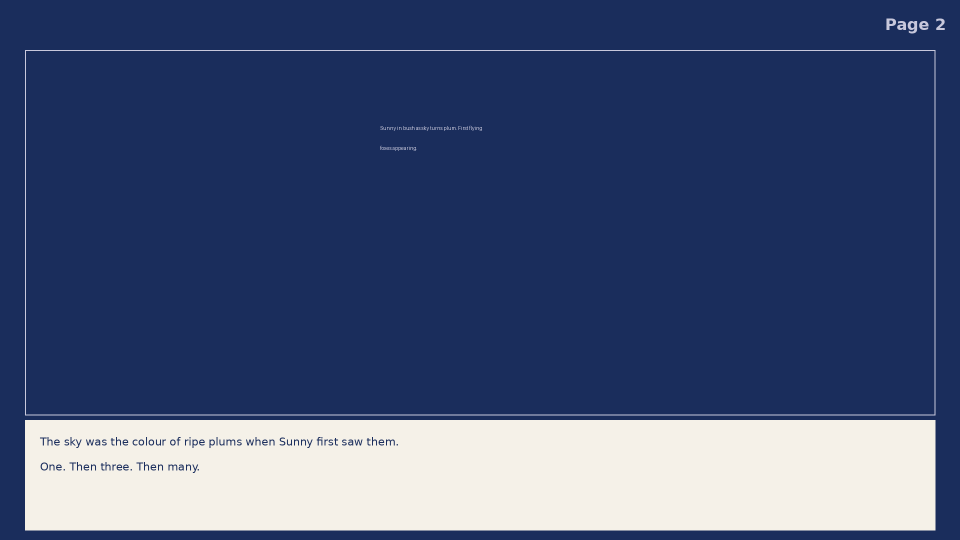
#> input picture BOOK-1-PAGE-02-MOCKUP.png, 1920 x 1080 px (shown at 1/2 size)
$ python -i generate-book1-redesign.py   (imports and definitions only)
#> lines starting #> are read from the running program, lines starting #| are printed output that depends on the picture
#!/usr/bin/env python3
"""
Book 1 — "Sunny and the Flying Fox" — redesigned watercolour edition.

Rebuilds all book pages using the episode pipeline's character-consistency
machinery: the canonical seed-locked Sonny reference (kids-channel/character/
sonny-ref.jpg) painted into every page via FLUX Kontext, so the character is
identical across the whole book instead of drifting page to page.

Outputs (repo-relative, safe on GitHub runners):
  book1/redesign/pages/BOOK-1-PAGE-NN-REDESIGN.png   1920x1080 composed pages
  book1/redesign/sunny-and-the-flying-fox.pdf        full assembled book

Requires REPLICATE_API_TOKEN. Fails loudly if any illustration cannot be
generated — a sellable book must never fall back to procedural placeholder art.
"""

import sys
from pathlib import Path

REPO_ROOT = Path(__file__).parent
sys.path.insert(0, str(REPO_ROOT / "kids-channel"))
import pipeline  # noqa: E402  (reuse character ref + Kontext + FLUX helpers)

from PIL import Image, ImageDraw, ImageFont  # noqa: E402

OUT_DIR = REPO_ROOT / "book1" / "redesign"
PAGES_DIR = OUT_DIR / "pages"
WORK_DIR = OUT_DIR / "work"
PAGE_W, PAGE_H = 1920, 1080

BOOK_TITLE = "Sunny and the Flying Fox"
BOOK_SUBTITLE = "Sonny's Cozy Quokka Bedtime Tales — Book 1"

# include_character: pages that feature Sunny go through FLUX Kontext with the
# canonical reference; fox-only close-ups render without her (seed-locked).
PAGES = [
    dict(number=2, include_character=True,
         text=["The sky was the colour of ripe plums when Sunny first saw them.",
               "One. Then three. Then many."],
         scene="Sitting peacefully in the Australian bush at dusk, the sky turning ripe-plum purple, the first flying fox silhouettes appearing high above gum trees"),
    dict(number=3, include_character=False,
         text=["Flying foxes, sailing out from their roost in the old fig tree.",
               "Their wings were wide and dark, moving through the air without a sound."],
         scene="Flying foxes with wide dark wings gliding out from an old fig tree, several at different heights, graceful silent shapes against a plum-coloured dusk sky"),
    dict(number=4, include_character=True,
         text=["No flap, no flutter, just a long, smooth, swooping glide.",
               "Sunny stood very still and watched."],
         scene="Standing very still in long grass, looking up in quiet wonder as flying foxes glide in smooth arcs across the twilight sky above"),
    dict(number=5, include_character=True,
         text=["They were so large and so quiet.",
               "She had not known something so big could move so softly."],
         scene="Small in a moonlit meadow while large flying foxes pass gently overhead, their size clear but their movement soft and ethereal"),
    dict(number=6, include_character=True,
         text=["One flew low, close enough that Sunny could see",
               "the warm dark fur of its body and its little fox-like face."],
         scene="A flying fox swooping low and close, its warm dark fur and gentle fox-like face visible, while the quokka gazes up in gentle awe"),
    dict(number=7, include_character=False,
         text=["Neat ears, bright eyes, a pointed nose.",
               "It swooped toward a flowering tree and hovered for just a moment."],
         scene="Close view of a gentle flying fox with neat ears, bright eyes and a pointed nose, hovering beside softly glowing blossoms on a flowering gum tree at twilight"),
    dict(number=8, include_character=False,
         text=["Drinking from a blossom.",
               "Then it was gone again, back into the darkening sky."],
         scene="A flying fox delicately drinking nectar from a pale glowing blossom, then rising away into a deepening navy sky with early stars"),
    dict(number=9, include_character=True,
         text=["The others followed their own paths —",
               "long curved arcs through the air, each one different."],
         scene="Watching from below as many flying foxes trace long curved arcs across the sky, each path different, over the darkening bush"),
    dict(number=10, include_character=True,
         text=["Each one beautiful.",
               "Sunny watched until the sky turned from plum to deep navy."],
         scene="Sitting in soft grass watching the sky shift from plum purple to deep navy, flying-fox silhouettes still crossing above the gum trees"),
    dict(number=11, include_character=True,
         text=["The stars came out, and still the flying foxes moved above her.",
               "Silent and grand."],
         scene="Beneath a deep navy sky now filled with hand-dotted stars, flying foxes still moving silently and grandly overhead"),
    dict(number=12, include_character=True,
         text=["She sat down in the soft grass and looked up.",
               "The bush was full of quiet."],
         scene="Settled down in soft moonlit grass looking upward, the bush around her still and quiet, fireflies glowing warmly nearby"),
    dict(number=13, include_character=True,
         text=["The flying foxes were just shapes now —",
               "dark against the dark sky, moving and moving."],
         scene="Gazing sleepily as the flying foxes become faint dark shapes against the dark starry sky, still moving in slow arcs"),
    dict(number=14, include_character=True,
         text=["She breathed out a long, slow breath.",
               "And drifted off beneath the wings of night."],
         scene="Curled up cozily in the grass breathing out a slow sleepy breath, eyes half closed, beneath the star-filled night sky"),
    dict(number=15, include_character=True,
         text=["Her eyes grew heavy.",
               "The stars twinkled on, keeping watch through the night."],
         scene="Nearly asleep, curled up warm and safe in the moonlit meadow, the stars twinkling gently above and keeping watch"),
    dict(number=16, include_character=True,
         text=["And a tiny smile stayed on her face.",
               "Goodnight, Sunny. Goodnight, flying foxes. Goodnight, little one."],
         scene="Fast asleep with a tiny contented smile, curled up in soft grass under the moon and stars, a last flying fox silhouette far away in the sky"),
]

COVER_SCENE = ("Sitting on a mossy rock gazing up at flying foxes gliding across a "
               "ripe-plum and deep-navy dusk sky above an old fig tree, stars "
               "beginning to appear, fireflies glowing in the foreground")


def _font(size: int, weight: str = "Regular"):
    for candidate in (f"/tmp/fonts/Quicksand-{weight}.ttf",
                      "/usr/share/fonts/truetype/dejavu/DejaVuSans-Bold.ttf"
                      if weight == "Bold" else
                      "/usr/share/fonts/truetype/dejavu/DejaVuSans.ttf"):
        try:
            return ImageFont.truetype(candidate, size)
        except Exception:
            continue
    return ImageFont.load_default()


# [47 lines left out: functions generate_illustration, compose_page, not called in this run]


def compose_cover(illustration: Path) -> Image.Image:
#> called with illustration = 'BOOK-1-PAGE-02-MOCKUP.png'
    img = Image.open(illustration).convert("RGB")
#> img is the input picture: PIL image 1920x1080 RGB; mean R, G, B 69.1, 83.5, 119.6
    img = img.resize((PAGE_W, PAGE_H), Image.Resampling.LANCZOS)
    overlay = Image.new("RGBA", (PAGE_W, PAGE_H), (0, 0, 0, 0))
#> overlay: PIL image 1920x1080 RGBA; every value is 0
    od = ImageDraw.Draw(overlay)
    od.rectangle([(0, 60), (PAGE_W, 330)], fill=(12, 20, 45, 150))
    img = Image.alpha_composite(img.convert("RGBA"), overlay).convert("RGB")
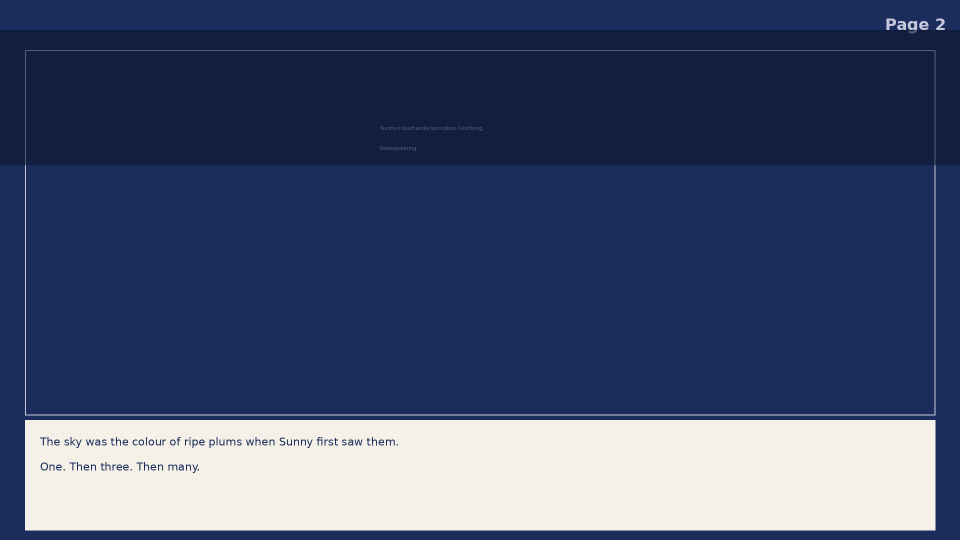
#> img: PIL image 1920x1080 RGB (shown at 1/2 size); mean R, G, B 66.8, 79.5, 112.4
    draw = ImageDraw.Draw(img)
    title_font = _font(110, "Bold")
    sub_font = _font(42, "Medium")
    w = draw.textlength(BOOK_TITLE, font=title_font)
#> w = 1388.8
    draw.text(((PAGE_W - w) / 2, 100), BOOK_TITLE, font=title_font,
              fill=(255, 214, 120))
    w = draw.textlength(BOOK_SUBTITLE, font=sub_font)
#> w = 971.6
    draw.text(((PAGE_W - w) / 2, 245), BOOK_SUBTITLE, font=sub_font,
              fill=(255, 244, 214))
    return img


# [69 lines left out: functions compose_end_page, main, not called in this run]


# [2 lines not run here, left out]

>>> result = compose_cover('BOOK-1-PAGE-02-MOCKUP.png')
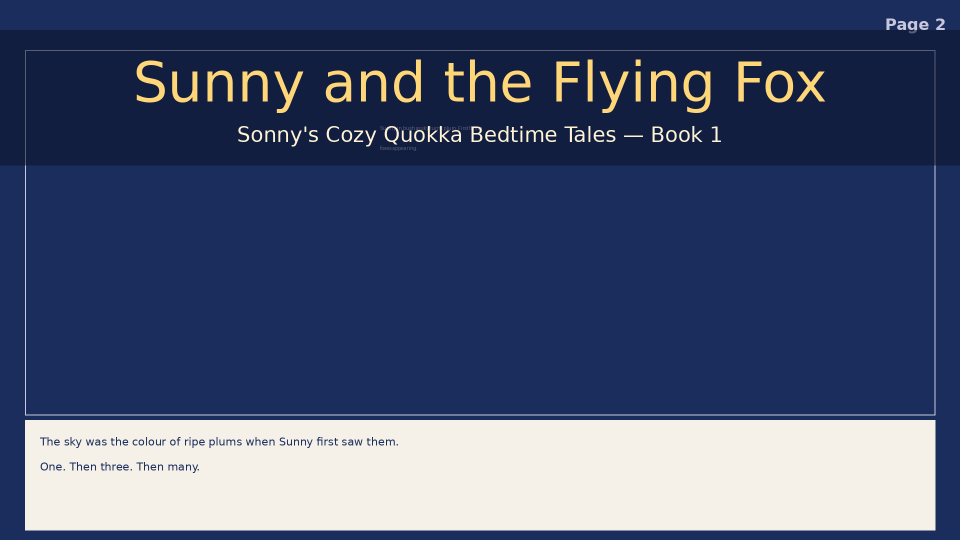
#> result: PIL image 1920x1080 RGB (shown at 1/2 size); mean R, G, B 71, 82.9, 113.8
